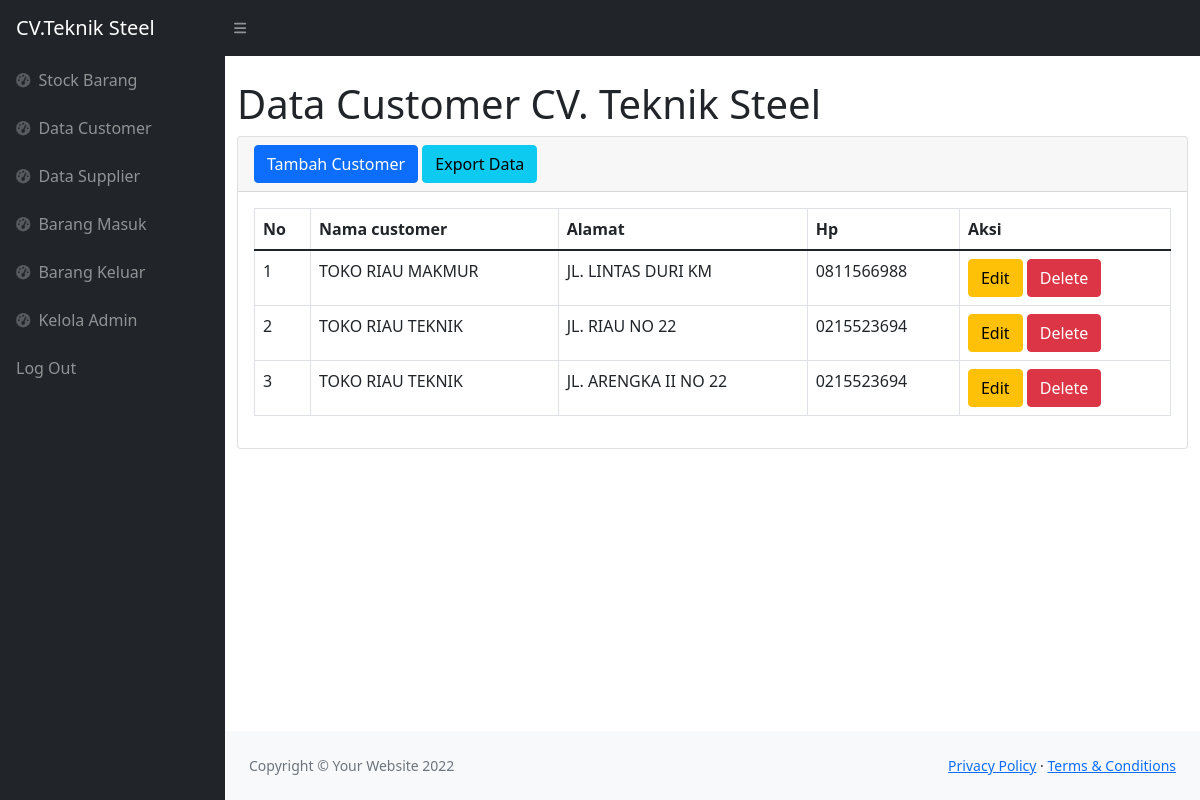
Page /customer.php (signed in) on the committed database.
### tables this page shows
CREATE TABLE `customer` (
  `idcustomer` int(11) NOT NULL,
  `namacustomer` varchar(200) NOT NULL,
  `alamat` text NOT NULL,
  `hp` text NOT NULL
);

### customer.php (the view, shortened to what this page needs)
<?php
require 'function.php';
?>
<!DOCTYPE html>
<html lang="en">
    <head>
        <link href="https://cdn.jsdelivr.net/npm/simple-datatables@latest/dist/style.css" rel="stylesheet" />
        <link href="css/styles.css" rel="stylesheet" />
    </head>
    <body class="sb-nav-fixed">
        <nav class="sb-topnav navbar navbar-expand navbar-dark bg-dark">
            <a class="navbar-brand ps-3" href="index.php">CV.Teknik Steel</a>
            <button class="btn btn-link btn-sm order-1 order-lg-0 me-4 me-lg-0" id="sidebarToggle" href="#!"><i class="fas fa-bars"></i></button>
        </nav>
        <div id="layoutSidenav">
            <div id="layoutSidenav_nav">
                <nav class="sb-sidenav accordion sb-sidenav-dark" id="sidenavAccordion">
                    <div class="sb-sidenav-menu">
                        <div class="nav">
                            <a class="nav-link" href="index.php">
                                <div class="sb-nav-link-icon"><i class="fas fa-tachometer-alt"></i></div>
                                Stock Barang
                            </a>
                            <a class="nav-link" href="customer.php">
                                <div class="sb-nav-link-icon"><i class="fas fa-tachometer-alt"></i></div>
                                Data Customer
                            </a>
                            <a class="nav-link" href="supplier.php">
                                <div class="sb-nav-link-icon"><i class="fas fa-tachometer-alt"></i></div>
                                 Data Supplier
                            </a>
                            <a class="nav-link" href="masuk.php">
                                <div class="sb-nav-link-icon"><i class="fas fa-tachometer-alt"></i></div>
                                Barang Masuk
                            </a>
                            <a class="nav-link" href="keluar.php">
                                <div class="sb-nav-link-icon"><i class="fas fa-tachometer-alt"></i></div>
                                Barang Keluar
                            </a>
                            <a class="nav-link" href="kelolaadmin.php">
                                <div class="sb-nav-link-icon"><i class="fas fa-tachometer-alt"></i></div>
                               Kelola Admin
                            </a>
                            <a class="nav-link" href="logout.php">
                                Log Out
                            </a>
                    </div>
                </nav>
            </div>
            <div id="layoutSidenav_content">
                <main>
                    <div class="container-fluid ">
                        <h1 class="mt-4">Data Customer CV. Teknik Steel</h1>
                            <div class="card mb-4">
                            <div class="card-header">
                            <button type="button" class="btn btn-primary" data-bs-toggle="modal" data-bs-target="#myModal">
                            Tambah Customer
                        </button>
                        <a href="export.php" class="btn btn-info">Export Data</a>
                            </div>
                        <div class="card-body">
                        <table id="datatablesSimple">
                            <table class="table table-bordered" id="mauexport" width="100%" cellspacing="0">
                                    <thead>
                                        <tr>
                                            <th>No</th>
                                            <th>Nama customer</th>
                                            <th>Alamat</th>
                                            <th>Hp</th>
                                            <th>Aksi</th>
                                        </tr>
                                    </thead>
                                    <tbody>
                                        <?php
                                        $ambilsemuadatastock = mysqli_query($conn,"select * from customer");
                                        $i = 1;
                                        while($data=mysqli_fetch_array($ambilsemuadatastock)){
                                            $namacustomer   = $data['namacustomer'];
                                            $alamat         = $data['alamat'];
                                            $hp             = $data['hp'];
                                            $idcust         = $data['idcustomer'];
                                        ?>
                                        <tr>
                                            <td><?=$i++;?></td>
                                            <td><?=$namacustomer;?></td>
                                            <td><?=$alamat;?></td>
                                            <td><?=$hp;?></td>
                                            <td>
                                            <button type="button" class="btn btn-warning" data-bs-toggle="modal" data-bs-target="#edit<?=$idcust;?>">
                                                Edit
                                                </button>
                                                <button type="button" class="btn btn-danger" data-bs-toggle="modal" data-bs-target="#delete<?=$idcust;?>">
                                                Delete
                                                </button>
                                            </td>
                                        </tr>
                                                    </div>
                                                </div>
                                            </div>
                                        <?php
                                        };
                                        ?>
                <footer class="py-4 bg-light mt-auto">
                    <div class="container-fluid px-4">
                        <div class="d-flex align-items-center justify-content-between small">
                            <div class="text-muted">Copyright &copy; Your Website 2022</div>
                            <div>
                                <a href="#">Privacy Policy</a>
                                &middot;
                                <a href="#">Terms &amp; Conditions</a>
                            </div>
                        </div>
                    </div>
                </footer>
    </body>
    </html>

### rows in the picture
customer: namacustomer "TOKO RIAU MAKMUR", alamat "JL. LINTAS DURI KM", hp "0811566988"
customer: namacustomer "TOKO RIAU TEKNIK", alamat "JL. RIAU NO 22", hp "0215523694"
customer: namacustomer "TOKO RIAU TEKNIK", alamat "JL. ARENGKA II NO 22", hp "0215523694"
